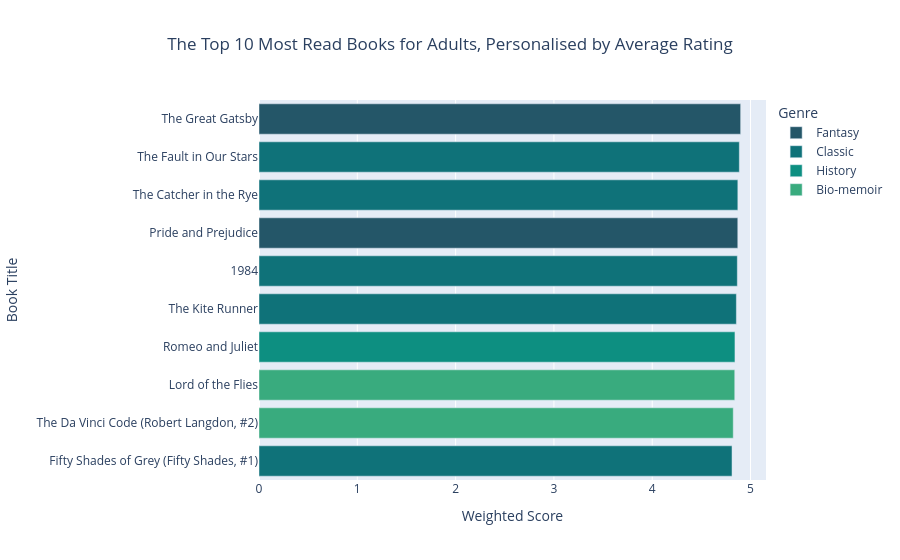

Notebook code for this chart:
### Code cell
top_books_filtered = top_books_filtered.rename(columns={'tag_name':'Genre'})

fig_top_books = px.bar(
    top_books_filtered,
    y='title',
    x='score',
    orientation='h',
    color='Genre',
    title="The Top 10 Most Read Books for Adults, Personalised by Average Rating",
    color_discrete_sequence=px.colors.sequential.Aggrnyl


)

fig_top_books.update_traces(text=None)
fig_top_books.update_layout(
    yaxis={'categoryorder':'total ascending'},
    xaxis_title="Weighted Score",
    yaxis_title="Book Title",
    title_x=0.5,
    showlegend=True
)

fig_top_books.show()
fig_top_books.write_html("fig_top_books.html")

### Figure 1 — Plotly figure (JSON) as saved in the notebook; plotly's stock layout.template omitted (floating-point values rounded to 4 significant figures)
{"data": [{"alignmentgroup": "True", "hovertemplate": "Genre=Fantasy<br>score=%{x}<br>title=%{y}<extra></extra>", "legendgroup": "Fantasy", "marker": {"color": "rgb(36, 86, 104)", "pattern": {"shape": ""}}, "name": "Fantasy", "offsetgroup": "Fantasy", "orientation": "h", "showlegend": true, "textposition": "auto", "type": "bar", "x": [4.9, 4.871], "xaxis": "x", "y": ["The Great Gatsby", "Pride and Prejudice"], "yaxis": "y"}, {"alignmentgroup": "True", "hovertemplate": "Genre=Classic<br>score=%{x}<br>title=%{y}<extra></extra>", "legendgroup": "Classic", "marker": {"color": "rgb(15, 114, 121)", "pattern": {"shape": ""}}, "name": "Classic", "offsetgroup": "Classic", "orientation": "h", "showlegend": true, "textposition": "auto", "type": "bar", "x": [4.886, 4.871, 4.866, 4.856, 4.812], "xaxis": "x", "y": ["The Fault in Our Stars", "The Catcher in the Rye", "1984", "The Kite Runner", "Fifty Shades of Grey (Fifty Shades, #1)"], "yaxis": "y"}, {"alignmentgroup": "True", "hovertemplate": "Genre=History<br>score=%{x}<br>title=%{y}<extra></extra>", "legendgroup": "History", "marker": {"color": "rgb(13, 143, 129)", "pattern": {"shape": ""}}, "name": "History", "offsetgroup": "History", "orientation": "h", "showlegend": true, "textposition": "auto", "type": "bar", "x": [4.842], "xaxis": "x", "y": ["Romeo and Juliet"], "yaxis": "y"}, {"alignmentgroup": "True", "hovertemplate": "Genre=Bio-memoir<br>score=%{x}<br>title=%{y}<extra></extra>", "legendgroup": "Bio-memoir", "marker": {"color": "rgb(57, 171, 126)", "pattern": {"shape": ""}}, "name": "Bio-memoir", "offsetgroup": "Bio-memoir", "orientation": "h", "showlegend": true, "textposition": "auto", "type": "bar", "x": [4.84, 4.824], "xaxis": "x", "y": ["Lord of the Flies", "The Da Vinci Code (Robert Langdon, #2)"], "yaxis": "y"}], "layout": {"barmode": "relative", "legend": {"title": {"text": "Genre"}, "tracegroupgap": 0}, "showlegend": true, "title": {"text": "The Top 10 Most Read Books for Adults, Personalised by Average Rating", "x": 0.5}, "xaxis": {"anchor": "y", "domain": [0, 1], "title": {"text": "Weighted Score"}}, "yaxis": {"anchor": "x", "categoryorder": "total ascending", "domain": [0, 1], "title": {"text": "Book Title"}}}}
